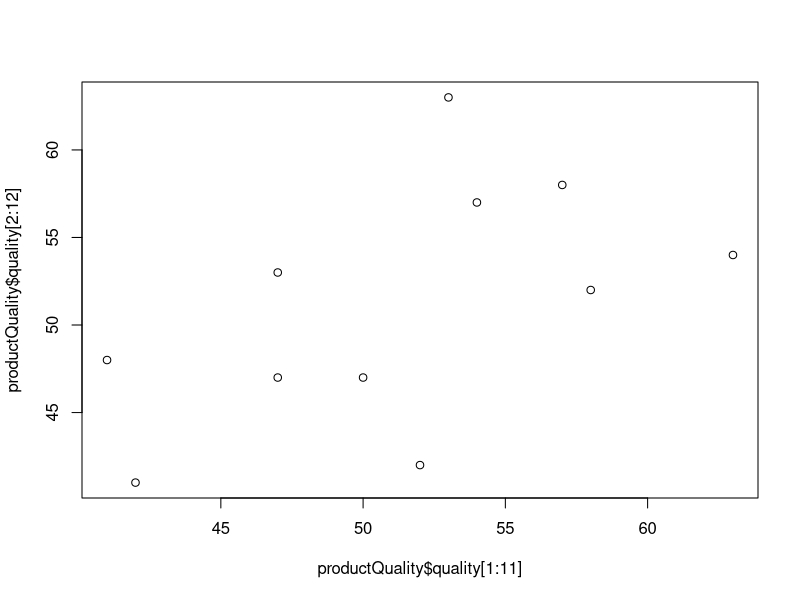
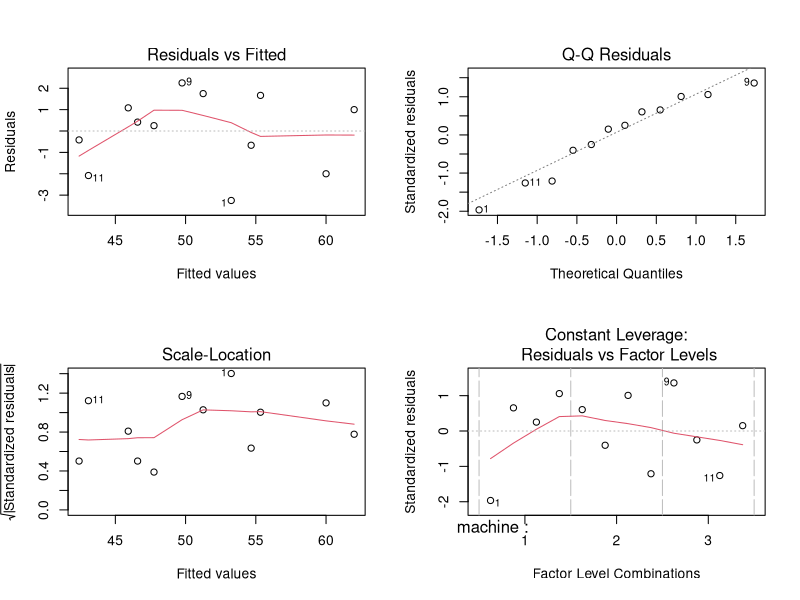
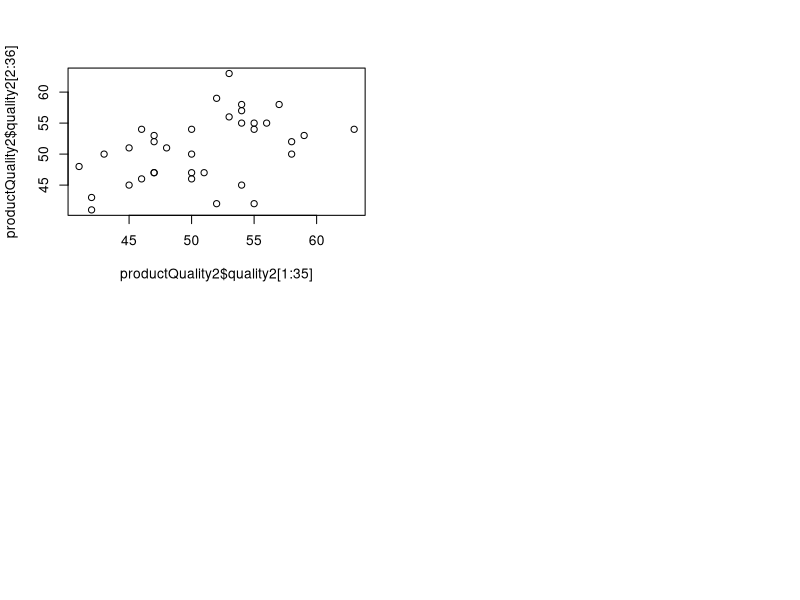
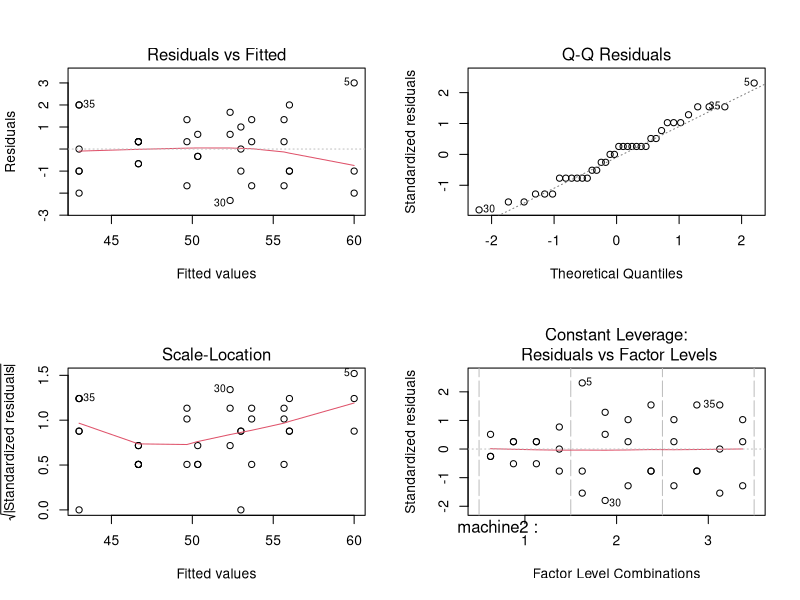
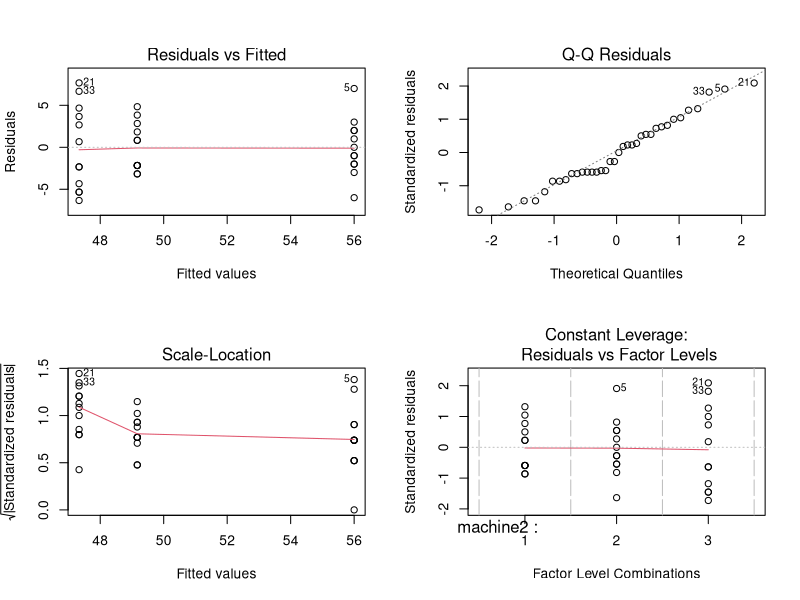
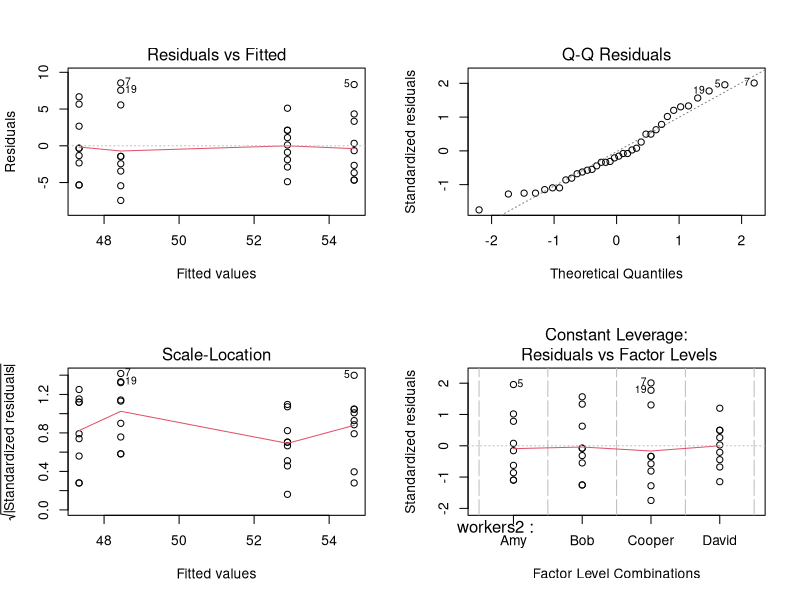

The R script that drew these images, in order:
machine = c(rep(1, 4), rep(2, 4), rep(3, 4))
machine = as.factor(machine)

workerList = c('Amy', 'Bob', 'Cooper', 'David')
workers = c(rep(workerList, 3))
workers = as.factor(workers)

quality = c(50, 47, 47, 53, 63, 54, 57, 58, 52, 42, 41, 48)

productQuality = data.frame(quality, machine, workers)
print(productQuality)

plot(productQuality$quality[1 : 11], productQuality$quality[2 : 12])

fit1 = aov(quality ~ machine + workers, data = productQuality)
summary(fit1)
par(mfrow = c(2, 2))
plot(fit1)

bartlett.test(quality ~ machine, data = productQuality)
bartlett.test(quality ~ workers, data = productQuality)

machine2 = rep(machine, 3)

workers2 = rep(workers, 3)

#qualityRep1 = quality + c(sample(-1:1, 4, replace = TRUE), sample(-5:0, 4, replace = TRUE), sample(0:5, 4, replace = TRUE))
#qualityRep2 = quality + c(sample(-1:1, 4, replace = TRUE), sample(-5:0, 4, replace = TRUE), sample(0:5, 4, replace = TRUE))
#quality2 = c(quality, qualityRep1, qualityRep2)

quality2 = c(50, 47, 47, 53, 63, 54, 57, 58, 52, 42, 41, 48, 51, 47, 47, 52, 59, 53, 56, 55, 55, 42, 43, 50, 50, 46, 46, 54, 58, 50, 54, 55, 54, 45, 45, 51)

productQuality2 = data.frame(quality2, machine2, workers2)
print(productQuality2)

plot(productQuality2$quality2[1 : 35], productQuality2$quality2[2 : 36])

fit2 = aov(quality2 ~ machine2 + workers2 + machine2 : workers2, data = productQuality2)
summary(fit2)
par(mfrow = c(2, 2))
plot(fit2)

bartlett.test(quality2 ~ machine2, data = productQuality)
bartlett.test(quality2 ~ workers2, data = productQuality)

TukeyHSD(fit2)$machine2

fit2m = aov(quality2 ~ machine2, data = productQuality2)
summary(fit2m)
par(mfrow = c(2, 2))
plot(fit2m)

fit2w = aov(quality2 ~ workers2, data = productQuality2)
summary(fit2w)
par(mfrow = c(2, 2))
plot(fit2w)
